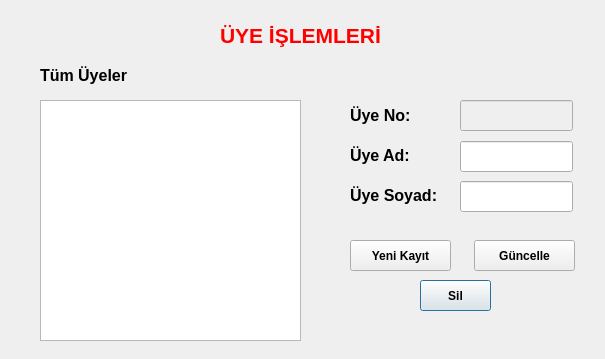
<?xml version="1.0" encoding="UTF-8"?>
<ui version="4.0">
 <class>uye_islemleri</class>
 <widget class="QDialog" name="uye_islemleri">
  <property name="geometry">
   <rect>
    <x>0</x>
    <y>0</y>
    <width>605</width>
    <height>359</height>
   </rect>
  </property>
  <property name="windowTitle">
   <string>Dialog</string>
  </property>
  <widget class="QLabel" name="label_Uye_Ad">
   <property name="geometry">
    <rect>
     <x>350</x>
     <y>140</y>
     <width>101</width>
     <height>31</height>
    </rect>
   </property>
   <property name="font">
    <font>
     <pointsize>12</pointsize>
     <bold>true</bold>
    </font>
   </property>
   <property name="text">
    <string>Üye Ad:</string>
   </property>
  </widget>
  <widget class="QPushButton" name="pushButton_Sil">
   <property name="geometry">
    <rect>
     <x>420</x>
     <y>280</y>
     <width>71</width>
     <height>31</height>
    </rect>
   </property>
   <property name="font">
    <font>
     <bold>true</bold>
    </font>
   </property>
   <property name="text">
    <string>Sil</string>
   </property>
  </widget>
  <widget class="QLineEdit" name="lineEdit_Uye_Ad">
   <property name="geometry">
    <rect>
     <x>460</x>
     <y>141</y>
     <width>113</width>
     <height>31</height>
    </rect>
   </property>
  </widget>
  <widget class="QPushButton" name="pushButton_Yeni_Kayit">
   <property name="geometry">
    <rect>
     <x>350</x>
     <y>240</y>
     <width>101</width>
     <height>31</height>
    </rect>
   </property>
   <property name="font">
    <font>
     <bold>true</bold>
    </font>
   </property>
   <property name="text">
    <string>Yeni Kayıt</string>
   </property>
  </widget>
  <widget class="QTableView" name="tableView_Uyeler">
   <property name="geometry">
    <rect>
     <x>40</x>
     <y>100</y>
     <width>261</width>
     <height>241</height>
    </rect>
   </property>
  </widget>
  <widget class="QLineEdit" name="lineEdit_Uye_Soyad">
   <property name="geometry">
    <rect>
     <x>460</x>
     <y>181</y>
     <width>113</width>
     <height>31</height>
    </rect>
   </property>
  </widget>
  <widget class="QLabel" name="label_Tum_Uyeler">
   <property name="geometry">
    <rect>
     <x>40</x>
     <y>60</y>
     <width>201</width>
     <height>31</height>
    </rect>
   </property>
   <property name="font">
    <font>
     <pointsize>12</pointsize>
     <bold>true</bold>
    </font>
   </property>
   <property name="text">
    <string>Tüm Üyeler </string>
   </property>
  </widget>
  <widget class="QLabel" name="label_Uye_Soyad">
   <property name="geometry">
    <rect>
     <x>350</x>
     <y>180</y>
     <width>111</width>
     <height>31</height>
    </rect>
   </property>
   <property name="font">
    <font>
     <pointsize>12</pointsize>
     <bold>true</bold>
    </font>
   </property>
   <property name="text">
    <string>Üye Soyad:</string>
   </property>
  </widget>
  <widget class="QLabel" name="label_Uye_No">
   <property name="geometry">
    <rect>
     <x>350</x>
     <y>100</y>
     <width>111</width>
     <height>31</height>
    </rect>
   </property>
   <property name="font">
    <font>
     <pointsize>12</pointsize>
     <bold>true</bold>
    </font>
   </property>
   <property name="text">
    <string>Üye No:</string>
   </property>
  </widget>
  <widget class="QLabel" name="label_Uye_Islemleri">
   <property name="geometry">
    <rect>
     <x>220</x>
     <y>20</y>
     <width>161</width>
     <height>31</height>
    </rect>
   </property>
   <property name="font">
    <font>
     <pointsize>16</pointsize>
     <bold>true</bold>
    </font>
   </property>
   <property name="styleSheet">
    <string notr="true">color: rgb(255, 0, 0);</string>
   </property>
   <property name="text">
    <string>ÜYE İŞLEMLERİ</string>
   </property>
  </widget>
  <widget class="QPushButton" name="pushButton_Guncelle">
   <property name="geometry">
    <rect>
     <x>474</x>
     <y>240</y>
     <width>101</width>
     <height>31</height>
    </rect>
   </property>
   <property name="font">
    <font>
     <bold>true</bold>
    </font>
   </property>
   <property name="text">
    <string>Güncelle</string>
   </property>
  </widget>
  <widget class="QLineEdit" name="lineEdit_Uye_No">
   <property name="enabled">
    <bool>false</bool>
   </property>
   <property name="geometry">
    <rect>
     <x>460</x>
     <y>100</y>
     <width>113</width>
     <height>31</height>
    </rect>
   </property>
  </widget>
 </widget>
 <resources/>
 <connections/>
</ui>
